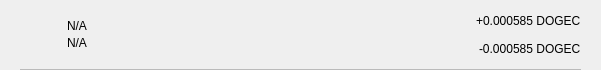
<?xml version="1.0" encoding="UTF-8"?>
<ui version="4.0">
 <class>TxRow</class>
 <widget class="QWidget" name="TxRow">
  <property name="geometry">
   <rect>
    <x>0</x>
    <y>0</y>
    <width>601</width>
    <height>70</height>
   </rect>
  </property>
  <property name="minimumSize">
   <size>
    <width>0</width>
    <height>40</height>
   </size>
  </property>
  <property name="windowTitle">
   <string>Form</string>
  </property>
  <layout class="QVBoxLayout" name="verticalLayout_3">
   <property name="spacing">
    <number>0</number>
   </property>
   <property name="leftMargin">
    <number>0</number>
   </property>
   <property name="topMargin">
    <number>0</number>
   </property>
   <property name="rightMargin">
    <number>0</number>
   </property>
   <property name="bottomMargin">
    <number>0</number>
   </property>
   <item>
    <widget class="QWidget" name="rowContainer" native="true">
     <layout class="QVBoxLayout" name="verticalLayout_2">
      <property name="spacing">
       <number>9</number>
      </property>
      <property name="leftMargin">
       <number>20</number>
      </property>
      <property name="topMargin">
       <number>9</number>
      </property>
      <property name="rightMargin">
       <number>20</number>
      </property>
      <property name="bottomMargin">
       <number>0</number>
      </property>
      <item>
       <widget class="QFrame" name="frame">
        <property name="styleSheet">
         <string notr="true">border:none;</string>
        </property>
        <property name="frameShape">
         <enum>QFrame::StyledPanel</enum>
        </property>
        <property name="frameShadow">
         <enum>QFrame::Raised</enum>
        </property>
        <layout class="QHBoxLayout" name="horizontalLayout" stretch="0,2,0">
         <property name="leftMargin">
          <number>0</number>
         </property>
         <property name="topMargin">
          <number>0</number>
         </property>
         <property name="rightMargin">
          <number>0</number>
         </property>
         <property name="bottomMargin">
          <number>0</number>
         </property>
         <item>
          <widget class="QPushButton" name="icon">
           <property name="focusPolicy">
            <enum>Qt::NoFocus</enum>
           </property>
           <property name="styleSheet">
            <string notr="true">border:none;</string>
           </property>
           <property name="text">
            <string/>
           </property>
           <property name="iconSize">
            <size>
             <width>28</width>
             <height>28</height>
            </size>
           </property>
          </widget>
         </item>
         <item>
          <layout class="QVBoxLayout" name="verticalLayout">
           <property name="spacing">
            <number>3</number>
           </property>
           <property name="leftMargin">
            <number>9</number>
           </property>
           <item>
            <widget class="QLabel" name="lblAddress">
             <property name="styleSheet">
              <string notr="true"/>
             </property>
             <property name="text">
              <string notr="true">N/A</string>
             </property>
             <property name="alignment">
              <set>Qt::AlignBottom|Qt::AlignLeading|Qt::AlignLeft</set>
             </property>
            </widget>
           </item>
           <item>
            <widget class="QLabel" name="lblDate">
             <property name="styleSheet">
              <string notr="true"/>
             </property>
             <property name="text">
              <string notr="true">N/A</string>
             </property>
             <property name="alignment">
              <set>Qt::AlignLeading|Qt::AlignLeft|Qt::AlignTop</set>
             </property>
            </widget>
           </item>
          </layout>
         </item>
         <item>
          <widget class="QWidget" name="containerAmounts" native="true">
           <property name="minimumSize">
            <size>
             <width>80</width>
             <height>0</height>
            </size>
           </property>
           <layout class="QVBoxLayout" name="verticalLayout_4">
            <property name="leftMargin">
             <number>0</number>
            </property>
            <property name="topMargin">
             <number>0</number>
            </property>
            <property name="rightMargin">
             <number>0</number>
            </property>
            <property name="bottomMargin">
             <number>0</number>
            </property>
            <item alignment="Qt::AlignRight">
             <widget class="QLabel" name="lblAmountTop">
              <property name="styleSheet">
               <string notr="true"/>
              </property>
              <property name="text">
               <string>+0.000585 DOGEC</string>
              </property>
             </widget>
            </item>
            <item alignment="Qt::AlignRight">
             <widget class="QLabel" name="lblAmountBottom">
              <property name="styleSheet">
               <string notr="true"/>
              </property>
              <property name="text">
               <string>-0.000585 DOGEC</string>
              </property>
             </widget>
            </item>
           </layout>
          </widget>
         </item>
        </layout>
       </widget>
      </item>
      <item>
       <widget class="QLabel" name="lblDivisory">
        <property name="minimumSize">
         <size>
          <width>0</width>
          <height>1</height>
         </size>
        </property>
        <property name="maximumSize">
         <size>
          <width>16777215</width>
          <height>1</height>
         </size>
        </property>
        <property name="styleSheet">
         <string notr="true">background-color:#bababa;</string>
        </property>
        <property name="text">
         <string/>
        </property>
        <property name="alignment">
         <set>Qt::AlignBottom|Qt::AlignLeading|Qt::AlignLeft</set>
        </property>
       </widget>
      </item>
     </layout>
    </widget>
   </item>
  </layout>
 </widget>
 <resources/>
 <connections/>
</ui>
